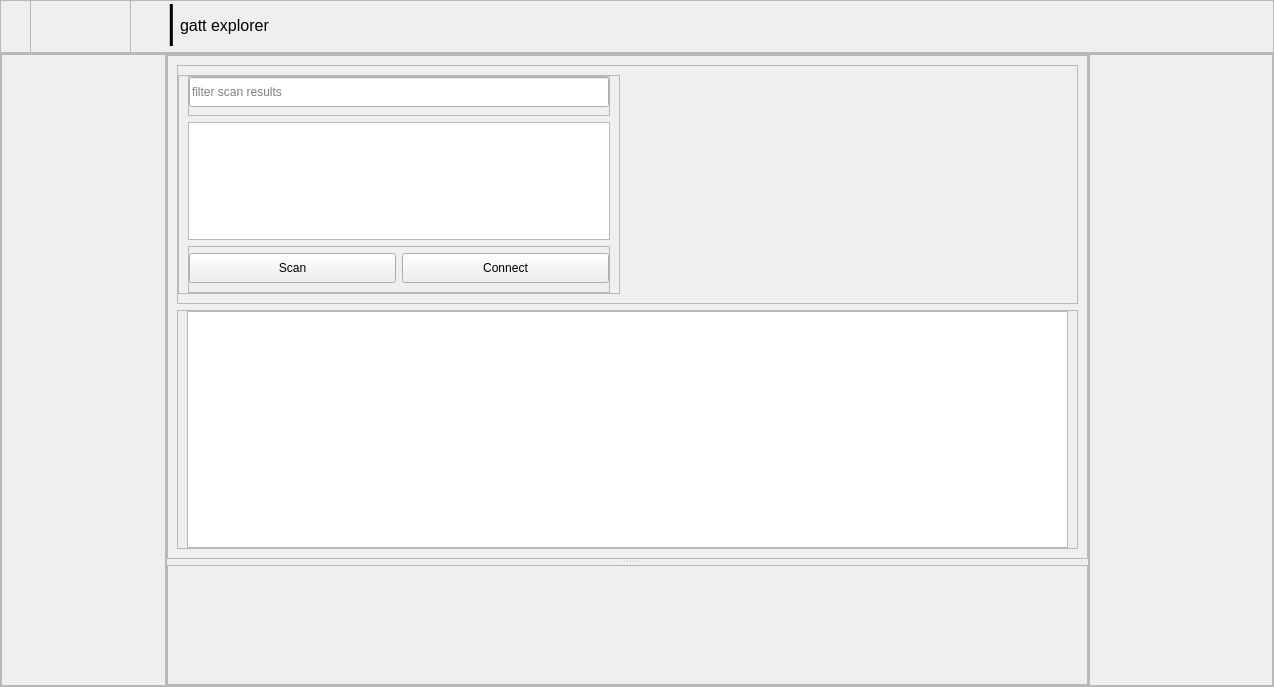
<?xml version='1.0' encoding='utf-8'?>
<ui version="4.0">
 <class>MainWindow</class>
 <widget class="QMainWindow" name="MainWindow">
  <property name="geometry">
   <rect>
    <x>0</x>
    <y>0</y>
    <width>1274</width>
    <height>687</height>
   </rect>
  </property>
  <property name="windowTitle">
   <string>GATT Explorer</string>
  </property>
  <widget class="QWidget" name="centralwidget">
   <layout class="QVBoxLayout" name="verticalLayout" stretch="1,10">
    <property name="spacing">
     <number>0</number>
    </property>
    <property name="leftMargin">
     <number>0</number>
    </property>
    <property name="topMargin">
     <number>0</number>
    </property>
    <property name="rightMargin">
     <number>0</number>
    </property>
    <property name="bottomMargin">
     <number>0</number>
    </property>
    <item>
     <widget class="QFrame" name="frame_main_top_bar">
      <property name="minimumSize">
       <size>
        <width>0</width>
        <height>53</height>
       </size>
      </property>
      <property name="maximumSize">
       <size>
        <width>16777215</width>
        <height>53</height>
       </size>
      </property>
      <property name="frameShape">
       <enum>QFrame::StyledPanel</enum>
      </property>
      <property name="frameShadow">
       <enum>QFrame::Raised</enum>
      </property>
      <widget class="QLabel" name="label_2">
       <property name="geometry">
        <rect>
         <x>180</x>
         <y>0</y>
         <width>1064</width>
         <height>51</height>
        </rect>
       </property>
       <property name="font">
        <font>
         <pointsize>12</pointsize>
        </font>
       </property>
       <property name="text">
        <string>gatt explorer</string>
       </property>
      </widget>
      <widget class="QFrame" name="topLeftLogo">
       <property name="geometry">
        <rect>
         <x>30</x>
         <y>0</y>
         <width>101</width>
         <height>61</height>
        </rect>
       </property>
       <property name="minimumSize">
        <size>
         <width>0</width>
         <height>0</height>
        </size>
       </property>
       <property name="maximumSize">
        <size>
         <width>9999999</width>
         <height>16777215</height>
        </size>
       </property>
       <property name="frameShape">
        <enum>QFrame::StyledPanel</enum>
       </property>
       <property name="frameShadow">
        <enum>QFrame::Raised</enum>
       </property>
       <layout class="QVBoxLayout" name="verticalLayout_3" stretch="0">
        <property name="spacing">
         <number>0</number>
        </property>
        <property name="leftMargin">
         <number>0</number>
        </property>
        <property name="topMargin">
         <number>0</number>
        </property>
        <property name="rightMargin">
         <number>0</number>
        </property>
        <property name="bottomMargin">
         <number>0</number>
        </property>
        <item>
         <widget class="QLabel" name="topLeftLogoLabel">
          <property name="text">
           <string />
          </property>
         </widget>
        </item>
       </layout>
      </widget>
      <widget class="QLabel" name="label">
       <property name="geometry">
        <rect>
         <x>160</x>
         <y>-80</y>
         <width>16</width>
         <height>201</height>
        </rect>
       </property>
       <property name="font">
        <font>
         <family>Umpush</family>
         <pointsize>31</pointsize>
        </font>
       </property>
       <property name="text">
        <string>|</string>
       </property>
      </widget>
     </widget>
    </item>
    <item>
     <widget class="QFrame" name="frame_main_middle">
      <property name="frameShape">
       <enum>QFrame::StyledPanel</enum>
      </property>
      <property name="frameShadow">
       <enum>QFrame::Raised</enum>
      </property>
      <layout class="QHBoxLayout" name="horizontalLayout" stretch="1,5,1">
       <property name="spacing">
        <number>0</number>
       </property>
       <property name="leftMargin">
        <number>0</number>
       </property>
       <property name="topMargin">
        <number>0</number>
       </property>
       <property name="rightMargin">
        <number>0</number>
       </property>
       <property name="bottomMargin">
        <number>0</number>
       </property>
       <item>
        <widget class="QFrame" name="frame_main_left">
         <property name="minimumSize">
          <size>
           <width>165</width>
           <height>0</height>
          </size>
         </property>
         <property name="maximumSize">
          <size>
           <width>165</width>
           <height>16777215</height>
          </size>
         </property>
         <property name="frameShape">
          <enum>QFrame::StyledPanel</enum>
         </property>
         <property name="frameShadow">
          <enum>QFrame::Raised</enum>
         </property>
        </widget>
       </item>
       <item>
        <widget class="QFrame" name="frame_main_middle_2">
         <property name="frameShape">
          <enum>QFrame::StyledPanel</enum>
         </property>
         <property name="frameShadow">
          <enum>QFrame::Raised</enum>
         </property>
         <layout class="QVBoxLayout" name="verticalLayout_2">
          <property name="leftMargin">
           <number>0</number>
          </property>
          <property name="topMargin">
           <number>0</number>
          </property>
          <property name="rightMargin">
           <number>0</number>
          </property>
          <property name="bottomMargin">
           <number>0</number>
          </property>
          <item>
           <widget class="QSplitter" name="console_splitter">
            <property name="sizePolicy">
             <sizepolicy hsizetype="Preferred" vsizetype="Preferred">
              <horstretch>0</horstretch>
              <verstretch>0</verstretch>
             </sizepolicy>
            </property>
            <property name="baseSize">
             <size>
              <width>0</width>
              <height>0</height>
             </size>
            </property>
            <property name="orientation">
             <enum>Qt::Vertical</enum>
            </property>
            <property name="handleWidth">
             <number>6</number>
            </property>
            <widget class="QFrame" name="frame_main_middle_content">
             <property name="minimumSize">
              <size>
               <width>0</width>
               <height>300</height>
              </size>
             </property>
             <property name="frameShape">
              <enum>QFrame::StyledPanel</enum>
             </property>
             <property name="frameShadow">
              <enum>QFrame::Raised</enum>
             </property>
             <layout class="QVBoxLayout" name="verticalLayout_5">
              <item>
               <widget class="QStackedWidget" name="stackedWidget">
                <property name="currentIndex">
                 <number>0</number>
                </property>
                <widget class="QWidget" name="home">
                 <layout class="QVBoxLayout" name="verticalLayout_22" stretch="3,3">
                  <property name="leftMargin">
                   <number>0</number>
                  </property>
                  <property name="topMargin">
                   <number>0</number>
                  </property>
                  <property name="rightMargin">
                   <number>0</number>
                  </property>
                  <property name="bottomMargin">
                   <number>0</number>
                  </property>
                  <item>
                   <widget class="QFrame" name="frame_explorer_top">
                    <property name="frameShape">
                     <enum>QFrame::StyledPanel</enum>
                    </property>
                    <property name="frameShadow">
                     <enum>QFrame::Raised</enum>
                    </property>
                    <layout class="QHBoxLayout" name="horizontalLayout_8" stretch="2,2">
                     <property name="leftMargin">
                      <number>0</number>
                     </property>
                     <item>
                      <widget class="QFrame" name="frame_scan_results">
                       <property name="frameShape">
                        <enum>QFrame::StyledPanel</enum>
                       </property>
                       <property name="frameShadow">
                        <enum>QFrame::Raised</enum>
                       </property>
                       <layout class="QVBoxLayout" name="verticalLayout_24">
                        <property name="spacing">
                         <number>6</number>
                        </property>
                        <property name="topMargin">
                         <number>0</number>
                        </property>
                        <property name="bottomMargin">
                         <number>0</number>
                        </property>
                        <item>
                         <widget class="QFrame" name="frame_3">
                          <property name="minimumSize">
                           <size>
                            <width>0</width>
                            <height>40</height>
                           </size>
                          </property>
                          <property name="maximumSize">
                           <size>
                            <width>16777215</width>
                            <height>40</height>
                           </size>
                          </property>
                          <property name="frameShape">
                           <enum>QFrame::StyledPanel</enum>
                          </property>
                          <property name="frameShadow">
                           <enum>QFrame::Raised</enum>
                          </property>
                          <layout class="QHBoxLayout" name="horizontalLayout_7">
                           <property name="leftMargin">
                            <number>0</number>
                           </property>
                           <property name="topMargin">
                            <number>0</number>
                           </property>
                           <property name="rightMargin">
                            <number>0</number>
                           </property>
                           <item>
                            <widget class="QLineEdit" name="txt_scan_filter_2">
                             <property name="minimumSize">
                              <size>
                               <width>0</width>
                               <height>30</height>
                              </size>
                             </property>
                             <property name="maximumSize">
                              <size>
                               <width>16777215</width>
                               <height>35</height>
                              </size>
                             </property>
                             <property name="text">
                              <string />
                             </property>
                             <property name="placeholderText">
                              <string>filter scan results</string>
                             </property>
                            </widget>
                           </item>
                          </layout>
                         </widget>
                        </item>
                        <item>
                         <widget class="QListWidget" name="list_widget_discovered">
                          <property name="font">
                           <font>
                            <family>Segoe UI</family>
                            <pointsize>10</pointsize>
                            <weight>50</weight>
                            <italic>false</italic>
                            <bold>false</bold>
                           </font>
                          </property>
                          <property name="selectionMode">
                           <enum>QAbstractItemView::SingleSelection</enum>
                          </property>
                         </widget>
                        </item>
                        <item>
                         <widget class="QFrame" name="frame_12">
                          <property name="minimumSize">
                           <size>
                            <width>0</width>
                            <height>0</height>
                           </size>
                          </property>
                          <property name="frameShape">
                           <enum>QFrame::StyledPanel</enum>
                          </property>
                          <property name="frameShadow">
                           <enum>QFrame::Raised</enum>
                          </property>
                          <layout class="QHBoxLayout" name="horizontalLayout_19">
                           <property name="leftMargin">
                            <number>0</number>
                           </property>
                           <property name="topMargin">
                            <number>6</number>
                           </property>
                           <property name="rightMargin">
                            <number>0</number>
                           </property>
                           <item>
                            <widget class="QPushButton" name="btn_scan_2">
                             <property name="minimumSize">
                              <size>
                               <width>0</width>
                               <height>30</height>
                              </size>
                             </property>
                             <property name="text">
                              <string>Scan</string>
                             </property>
                            </widget>
                           </item>
                           <item>
                            <widget class="QPushButton" name="btn_connect">
                             <property name="minimumSize">
                              <size>
                               <width>0</width>
                               <height>30</height>
                              </size>
                             </property>
                             <property name="text">
                              <string>Connect</string>
                             </property>
                            </widget>
                           </item>
                          </layout>
                         </widget>
                        </item>
                       </layout>
                      </widget>
                     </item>
                     <item>
                      <widget class="QStackedWidget" name="rssi_gatt_expolrer">
                       <property name="currentIndex">
                        <number>0</number>
                       </property>
                       <widget class="QWidget" name="rssi_graph">
                        <layout class="QVBoxLayout" name="verticalLayout_25" stretch="0">
                         <property name="spacing">
                          <number>0</number>
                         </property>
                         <property name="topMargin">
                          <number>0</number>
                         </property>
                         <property name="bottomMargin">
                          <number>0</number>
                         </property>
                         <item>
                          <widget class="QChartView" name="qtchart_widgetholder" native="true" />
                         </item>
                        </layout>
                       </widget>
                       <widget class="QWidget" name="gatt_view">
                        <layout class="QVBoxLayout" name="verticalLayout_26">
                         <property name="topMargin">
                          <number>0</number>
                         </property>
                         <item>
                          <widget class="QLabel" name="label_3">
                           <property name="text">
                            <string>GATT view:</string>
                           </property>
                          </widget>
                         </item>
                         <item>
                          <widget class="QTreeWidget" name="tree_gatt_view">
                           <column>
                            <property name="text">
                             <string notr="true">1</string>
                            </property>
                           </column>
                          </widget>
                         </item>
                        </layout>
                       </widget>
                      </widget>
                     </item>
                    </layout>
                   </widget>
                  </item>
                  <item>
                   <widget class="QFrame" name="frame_adv_data">
                    <property name="minimumSize">
                     <size>
                      <width>0</width>
                      <height>60</height>
                     </size>
                    </property>
                    <property name="frameShape">
                     <enum>QFrame::StyledPanel</enum>
                    </property>
                    <property name="frameShadow">
                     <enum>QFrame::Raised</enum>
                    </property>
                    <layout class="QVBoxLayout" name="verticalLayout_21" stretch="7">
                     <property name="topMargin">
                      <number>0</number>
                     </property>
                     <property name="bottomMargin">
                      <number>0</number>
                     </property>
                     <item>
                      <widget class="QTableWidget" name="tableWidget_2">
                       <attribute name="horizontalHeaderVisible">
                        <bool>false</bool>
                       </attribute>
                       <attribute name="verticalHeaderVisible">
                        <bool>false</bool>
                       </attribute>
                      </widget>
                     </item>
                    </layout>
                   </widget>
                  </item>
                 </layout>
                </widget>
                <widget class="QWidget" name="connections_page">
                 <layout class="QVBoxLayout" name="verticalLayout_20">
                  <item>
                   <widget class="QFrame" name="connections_main_frame">
                    <property name="frameShape">
                     <enum>QFrame::StyledPanel</enum>
                    </property>
                    <property name="frameShadow">
                     <enum>QFrame::Raised</enum>
                    </property>
                    <layout class="QHBoxLayout" name="horizontalLayout_18" stretch="3,5">
                     <property name="spacing">
                      <number>0</number>
                     </property>
                     <property name="topMargin">
                      <number>0</number>
                     </property>
                     <property name="bottomMargin">
                      <number>0</number>
                     </property>
                     <item>
                      <widget class="QFrame" name="frame_10">
                       <property name="frameShape">
                        <enum>QFrame::StyledPanel</enum>
                       </property>
                       <property name="frameShadow">
                        <enum>QFrame::Raised</enum>
                       </property>
                       <layout class="QVBoxLayout" name="verticalLayout_35">
                        <property name="topMargin">
                         <number>0</number>
                        </property>
                        <property name="rightMargin">
                         <number>0</number>
                        </property>
                        <item>
                         <widget class="QFrame" name="gatt_tree_frame">
                          <property name="frameShape">
                           <enum>QFrame::StyledPanel</enum>
                          </property>
                          <property name="frameShadow">
                           <enum>QFrame::Raised</enum>
                          </property>
                          <layout class="QVBoxLayout" name="verticalLayout_27">
                           <item>
                            <widget class="QTreeWidget" name="gatt_treeView">
                             <property name="font">
                              <font>
                               <family>Segoe UI</family>
                               <pointsize>10</pointsize>
                               <weight>50</weight>
                               <italic>false</italic>
                               <bold>false</bold>
                              </font>
                             </property>
                             <attribute name="headerVisible">
                              <bool>false</bool>
                             </attribute>
                             <column>
                              <property name="text">
                               <string>Gatt Tree</string>
                              </property>
                             </column>
                            </widget>
                           </item>
                          </layout>
                         </widget>
                        </item>
                        <item>
                         <widget class="QFrame" name="frame_11">
                          <property name="frameShape">
                           <enum>QFrame::StyledPanel</enum>
                          </property>
                          <property name="frameShadow">
                           <enum>QFrame::Raised</enum>
                          </property>
                          <layout class="QVBoxLayout" name="verticalLayout_34">
                           <property name="leftMargin">
                            <number>0</number>
                           </property>
                           <property name="topMargin">
                            <number>9</number>
                           </property>
                           <property name="rightMargin">
                            <number>0</number>
                           </property>
                           <item>
                            <widget class="QPushButton" name="btn_disconnect">
                             <property name="minimumSize">
                              <size>
                               <width>0</width>
                               <height>50</height>
                              </size>
                             </property>
                             <property name="text">
                              <string>Disconnect</string>
                             </property>
                            </widget>
                           </item>
                          </layout>
                         </widget>
                        </item>
                       </layout>
                      </widget>
                     </item>
                     <item>
                      <widget class="QFrame" name="scroll_Area_2_frame">
                       <property name="frameShape">
                        <enum>QFrame::StyledPanel</enum>
                       </property>
                       <property name="frameShadow">
                        <enum>QFrame::Raised</enum>
                       </property>
                       <layout class="QVBoxLayout" name="verticalLayout_28" stretch="2">
                        <property name="spacing">
                         <number>15</number>
                        </property>
                        <property name="leftMargin">
                         <number>0</number>
                        </property>
                        <property name="topMargin">
                         <number>0</number>
                        </property>
                        <property name="rightMargin">
                         <number>0</number>
                        </property>
                        <property name="bottomMargin">
                         <number>9</number>
                        </property>
                        <item>
                         <widget class="QScrollArea" name="scrollArea_2">
                          <property name="sizePolicy">
                           <sizepolicy hsizetype="Expanding" vsizetype="Preferred">
                            <horstretch>0</horstretch>
                            <verstretch>0</verstretch>
                           </sizepolicy>
                          </property>
                          <property name="verticalScrollBarPolicy">
                           <enum>Qt::ScrollBarAlwaysOn</enum>
                          </property>
                          <property name="widgetResizable">
                           <bool>true</bool>
                          </property>
                          <widget class="QWidget" name="scrollAreaWidgetContents_2">
                           <property name="geometry">
                            <rect>
                             <x>0</x>
                             <y>0</y>
                             <width>528</width>
                             <height>459</height>
                            </rect>
                           </property>
                          </widget>
                         </widget>
                        </item>
                       </layout>
                      </widget>
                     </item>
                    </layout>
                   </widget>
                  </item>
                 </layout>
                </widget>
               </widget>
              </item>
             </layout>
            </widget>
            <widget class="QFrame" name="frame_logging">
             <property name="minimumSize">
              <size>
               <width>0</width>
               <height>120</height>
              </size>
             </property>
             <property name="frameShape">
              <enum>QFrame::StyledPanel</enum>
             </property>
             <property name="frameShadow">
              <enum>QFrame::Raised</enum>
             </property>
            </widget>
           </widget>
          </item>
         </layout>
        </widget>
       </item>
       <item>
        <widget class="QFrame" name="frame_main_right">
         <property name="frameShape">
          <enum>QFrame::StyledPanel</enum>
         </property>
         <property name="frameShadow">
          <enum>QFrame::Raised</enum>
         </property>
        </widget>
       </item>
      </layout>
     </widget>
    </item>
   </layout>
  </widget>
 </widget>
 <customwidgets>
  <customwidget>
   <class>QChartView</class>
   <extends>QWidget</extends>
   <header>QtCharts.h</header>
   <container>1</container>
  </customwidget>
 </customwidgets>
 <resources>
  <include location="../../../../../projects/BLE-PyDex/resources.qrc" />
 </resources>
 <connections />
</ui>
